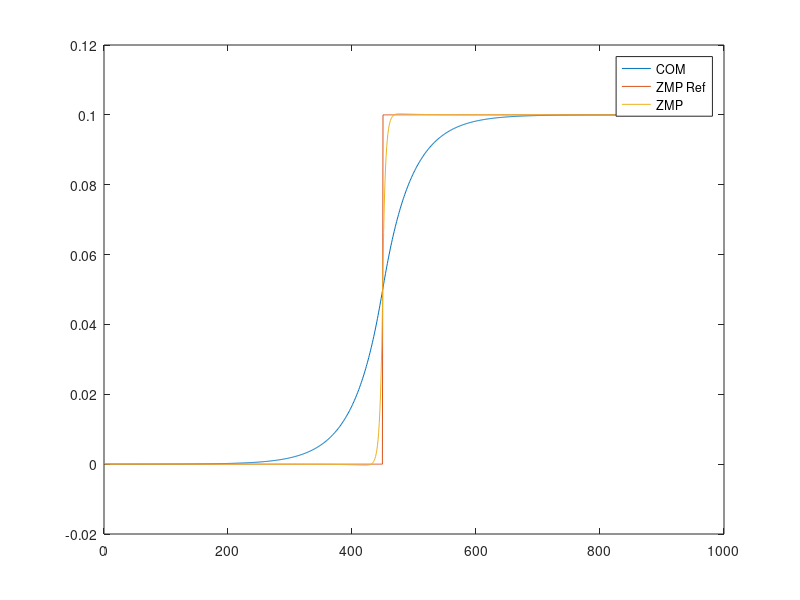

Source code (MATLAB):
T=0.005;
N=900;
g=9.8;
hcom=0.5;
 
A=[1 T (T^2)/2;0 1 T;0 0 1];
B=[(T^3)/6;(T^2)/2;T];
C=[1 0 -hcom/g];
 
PX=zeros(N,3);
x0=zeros(3,1);
zmpRef=zeros(N,1);
zmpRef(N/2:end)=0.1*ones(size(zmpRef(N/2:end)));
for i=1:N
PX(i,:) = C*A^i;
end
 
PU=zeros(N,N);
for i=1:N
    for j=1:i
        PU(i,j)=C*A^(i-j)*B;
    end
end
 
Q=1.0;
R=1E-6;
w=Q*PU'*PU+R*eye(N,N);
v=Q*PU'*PX*x0-Q*PU'*[zmpRef];
jerk=-inv(w)*v;
%now plot the trajectory
Xk=[];
Zk=[];
xk=x0;
for i=1:N
    xk=A*xk+B*jerk(i);
    zk=C*xk;
    Xk=[[Xk];xk'];
    Zk=[[Zk];zk'];
end
 
plot(Xk(:,1))
hold all
plot(zmpRef)
plot(Zk(:,1))
legend('COM','ZMP Ref','ZMP')